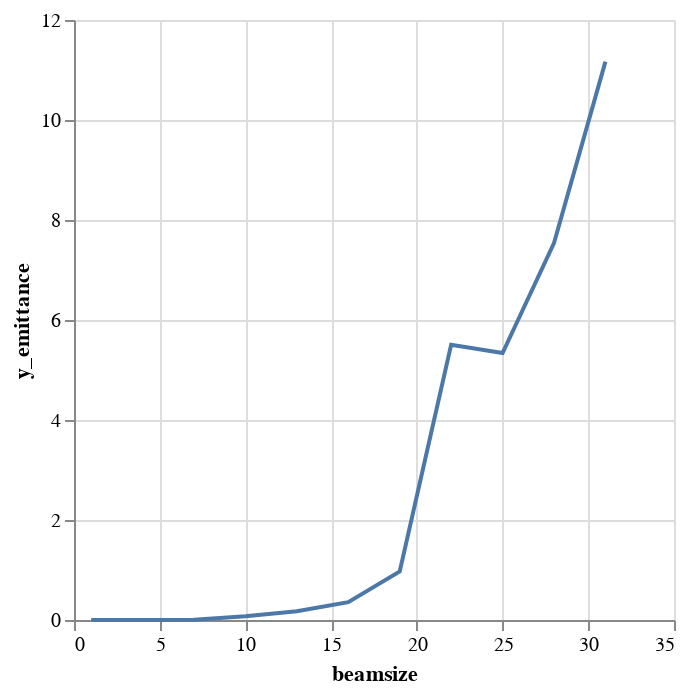

Notebook code cell kept with this figure:
### Code cell
alt.Chart(emit_df).mark_line().encode(
    x='beamsize',
    y='y_emittance',
)

### Figure 1 — Vega-Lite specification as saved in the notebook (floating-point values rounded to 4 significant figures)
{"$schema": "https://vega.github.io/schema/vega-lite/v1.2.1.json", "data": {"values": [{"beamsize": 1, "losses": 0, "relbeta": 0.002308, "sourceID": 16777217, "sourceName": "bs_1", "x_emittance": 0.002868, "x_norm_emittance": 6.62e-06, "y_emittance": 7.938e-06, "y_norm_emittance": 1.832e-08}, {"beamsize": 4, "losses": 0, "relbeta": 0.002308, "sourceID": 16777218, "sourceName": "bs_4", "x_emittance": 0.1042, "x_norm_emittance": 0.0002406, "y_emittance": 0.0008403, "y_norm_emittance": 1.94e-06}, {"beamsize": 7, "losses": 0, "relbeta": 0.002308, "sourceID": 16777219, "sourceName": "bs_7", "x_emittance": 0.632, "x_norm_emittance": 0.001459, "y_emittance": 0.006782, "y_norm_emittance": 1.566e-05}, {"beamsize": 10, "losses": 0, "relbeta": 0.002308, "sourceID": 16777220, "sourceName": "bs_10", "x_emittance": 1.866, "x_norm_emittance": 0.004307, "y_emittance": 0.07588, "y_norm_emittance": 0.0001752}, {"beamsize": 13, "losses": 2, "relbeta": 0.002308, "sourceID": 16777221, "sourceName": "bs_13", "x_emittance": 4.984, "x_norm_emittance": 0.01151, "y_emittance": 0.1732, "y_norm_emittance": 0.0003998}, {"beamsize": 16, "losses": 13, "relbeta": 0.002308, "sourceID": 16777222, "sourceName": "bs_16", "x_emittance": 9.491, "x_norm_emittance": 0.02191, "y_emittance": 0.3577, "y_norm_emittance": 0.0008257}, {"beamsize": 19, "losses": 38, "relbeta": 0.002308, "sourceID": 16777223, "sourceName": "bs_19", "x_emittance": 16.16, "x_norm_emittance": 0.0373, "y_emittance": 0.9717, "y_norm_emittance": 0.002243}, {"beamsize": 22, "losses": 64, "relbeta": 0.002308, "sourceID": 16777224, "sourceName": "bs_22", "x_emittance": 16.7, "x_norm_emittance": 0.03856, "y_emittance": 5.506, "y_norm_emittance": 0.01271}, {"beamsize": 25, "losses": 117, "relbeta": 0.002308, "sourceID": 16777225, "sourceName": "bs_25", "x_emittance": 22.03, "x_norm_emittance": 0.05085, "y_emittance": 5.34, "y_norm_emittance": 0.01233}, {"beamsize": 28, "losses": 163, "relbeta": 0.002308, "sourceID": 16777226, "sourceName": "bs_28", "x_emittance": 22.84, "x_norm_emittance": 0.05272, "y_emittance": 7.541, "y_norm_emittance": 0.01741}, {"beamsize": 31, "losses": 200, "relbeta": 0.002308, "sourceID": 16777227, "sourceName": "bs_31", "x_emittance": 22.91, "x_norm_emittance": 0.05289, "y_emittance": 11.17, "y_norm_emittance": 0.02578}]}, "encoding": {"x": {"field": "beamsize", "type": "quantitative"}, "y": {"field": "y_emittance", "type": "quantitative"}}, "mark": "line"}
